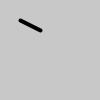
Frame 1 (no input)
Frame 60 (the mouse pressed at the canvas centre just before this capture): identical to frame 1, image omitted
Frame 120 (the mouse held since frame 60 and released just before this capture): identical to frame 1, image omitted

The Processing sketch that drew this single still picture (run headless with seeded random() and noise(); from frame 60 on, the mouse is pressed at the canvas centre):

// Processing sketch: Ex25_1
// ── Ex25_1.pde
void setup(){
 size(100,100);
smooth();
strokeWeight(4);
}

void draw(){
  background (200);
  if(keyPressed == true) {
    line(20,20,80,80);
  }
  else
  {line(40,30,20,20);
  }
}
